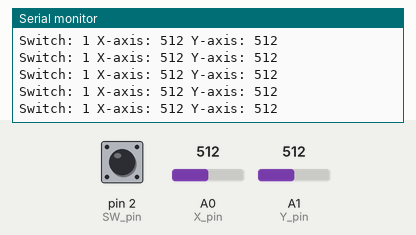
The sketch below on a simulated Arduino Uno, built with avr-gcc and run on an emulated ATmega328P. On the bench: the last lines printed to the serial monitor. The inputs (shaded band) are chosen by the test bench; at power-on: A0 (X_pin) = 512, A1 (Y_pin) = 512, pin 2 (SW_pin) HIGH.

Above: at 1.2 s.
1.3 s: A0 (X_pin) set to 110
At 2.1 s:
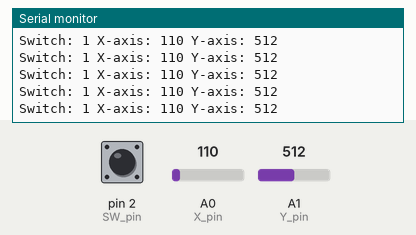
4.3 s: A0 (X_pin) set to 95
At 5.0 s:
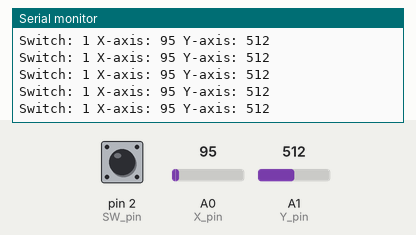
10.3 s: A1 (Y_pin) set to 8
At 11.1 s:
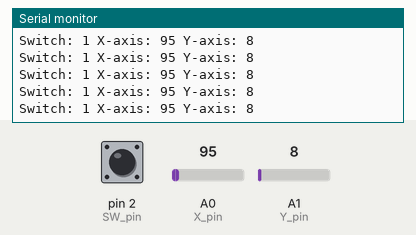
13.3 s: A1 (Y_pin) set to 11
At 13.9 s:
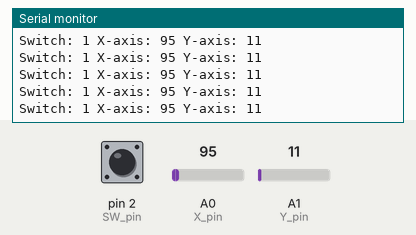
Timing chart, 0 to 14.5 s (numbered marks = the images above; inputs shaded):
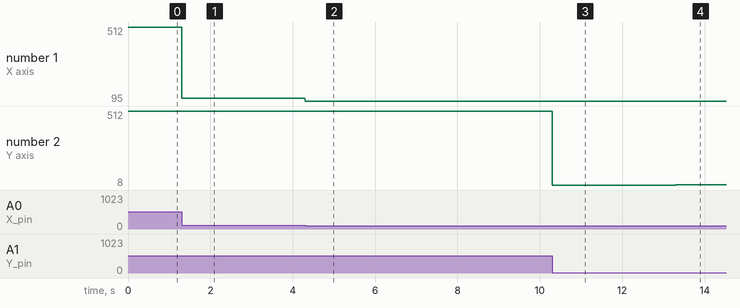

The sketch:

Joystick.ino
```cpp
// Arduino pin numbers
const int SW_pin = 2;  // digital pin connected to switch output
const int X_pin = 0;   // analog pin connected to X output
const int Y_pin = 1;   // analog pin connected to Y output
void setup() {
  pinMode(SW_pin, INPUT);
  digitalWrite(SW_pin, HIGH);
  Serial.begin(115200);
}
void loop() {
  Serial.print("Switch: ");
  Serial.print(digitalRead(SW_pin));
  // Serial.print("\n");
  Serial.print(" X-axis: ");
  Serial.print(analogRead(X_pin));
  // Serial.print("\n");
  Serial.print(" Y-axis: ");
  Serial.println(analogRead(Y_pin));
  // Serial.print("\n\n");
  delay(5);
}
```

Measured:
- after the input at 1.3 s, the serial monitor: prints a new line at once (image 1)
- after the input at 4.3 s, the serial monitor: prints a new line at once (image 2)
- after the input at 10.3 s, the serial monitor: prints a new line at once (image 3)
- after the input at 13.3 s, the serial monitor: prints a new line at once (image 4)
- plotted number 1: 512 → 110 after the input at 1.3 s, 110 → 95 after the input at 4.3 s
- plotted number 2: 512 → 8 after the input at 10.3 s, 8 → 11 after the input at 13.3 s
